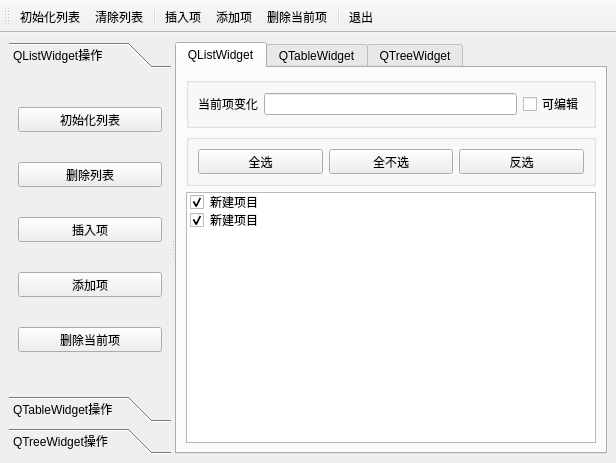
<?xml version="1.0" encoding="UTF-8"?>
<ui version="4.0">
 <class>MainWindow</class>
 <widget class="QMainWindow" name="MainWindow">
  <property name="geometry">
   <rect>
    <x>0</x>
    <y>0</y>
    <width>616</width>
    <height>463</height>
   </rect>
  </property>
  <property name="windowTitle">
   <string>ListWidget</string>
  </property>
  <widget class="QWidget" name="centralwidget">
   <layout class="QGridLayout" name="gridLayout">
    <item row="0" column="0">
     <widget class="QSplitter" name="splitter">
      <property name="orientation">
       <enum>Qt::Horizontal</enum>
      </property>
      <widget class="QToolBox" name="toolBox">
       <property name="currentIndex">
        <number>0</number>
       </property>
       <widget class="QWidget" name="page">
        <property name="geometry">
         <rect>
          <x>0</x>
          <y>0</y>
          <width>189</width>
          <height>277</height>
         </rect>
        </property>
        <attribute name="icon">
         <iconset resource="res.qrc">
          <normaloff>:/icons/list.bmp</normaloff>:/icons/list.bmp</iconset>
        </attribute>
        <attribute name="label">
         <string>QListWidget操作</string>
        </attribute>
        <layout class="QVBoxLayout" name="verticalLayout_2">
         <item>
          <widget class="QToolButton" name="tBtnListInit">
           <property name="sizePolicy">
            <sizepolicy hsizetype="Expanding" vsizetype="Fixed">
             <horstretch>0</horstretch>
             <verstretch>0</verstretch>
            </sizepolicy>
           </property>
           <property name="text">
            <string>初始化列表</string>
           </property>
           <property name="toolButtonStyle">
            <enum>Qt::ToolButtonTextBesideIcon</enum>
           </property>
          </widget>
         </item>
         <item>
          <widget class="QToolButton" name="tBtnListClear">
           <property name="sizePolicy">
            <sizepolicy hsizetype="Expanding" vsizetype="Fixed">
             <horstretch>0</horstretch>
             <verstretch>0</verstretch>
            </sizepolicy>
           </property>
           <property name="text">
            <string>删除列表</string>
           </property>
           <property name="toolButtonStyle">
            <enum>Qt::ToolButtonTextBesideIcon</enum>
           </property>
          </widget>
         </item>
         <item>
          <widget class="QToolButton" name="tBtnListInsert">
           <property name="sizePolicy">
            <sizepolicy hsizetype="Expanding" vsizetype="Fixed">
             <horstretch>0</horstretch>
             <verstretch>0</verstretch>
            </sizepolicy>
           </property>
           <property name="text">
            <string>插入项</string>
           </property>
           <property name="toolButtonStyle">
            <enum>Qt::ToolButtonTextBesideIcon</enum>
           </property>
          </widget>
         </item>
         <item>
          <widget class="QToolButton" name="tBtnListAppend">
           <property name="sizePolicy">
            <sizepolicy hsizetype="Expanding" vsizetype="Fixed">
             <horstretch>0</horstretch>
             <verstretch>0</verstretch>
            </sizepolicy>
           </property>
           <property name="text">
            <string>添加项</string>
           </property>
           <property name="toolButtonStyle">
            <enum>Qt::ToolButtonTextBesideIcon</enum>
           </property>
          </widget>
         </item>
         <item>
          <widget class="QToolButton" name="tBtnListDelete">
           <property name="sizePolicy">
            <sizepolicy hsizetype="Expanding" vsizetype="Fixed">
             <horstretch>0</horstretch>
             <verstretch>0</verstretch>
            </sizepolicy>
           </property>
           <property name="text">
            <string>删除当前项</string>
           </property>
           <property name="toolButtonStyle">
            <enum>Qt::ToolButtonTextBesideIcon</enum>
           </property>
          </widget>
         </item>
        </layout>
       </widget>
       <widget class="QWidget" name="page_2">
        <property name="geometry">
         <rect>
          <x>0</x>
          <y>0</y>
          <width>189</width>
          <height>277</height>
         </rect>
        </property>
        <attribute name="icon">
         <iconset resource="res.qrc">
          <normaloff>:/icons/table.bmp</normaloff>:/icons/table.bmp</iconset>
        </attribute>
        <attribute name="label">
         <string>QTableWidget操作</string>
        </attribute>
       </widget>
       <widget class="QWidget" name="page_3">
        <attribute name="icon">
         <iconset resource="res.qrc">
          <normaloff>:/icons/tree.bmp</normaloff>:/icons/tree.bmp</iconset>
        </attribute>
        <attribute name="label">
         <string>QTreeWidget操作</string>
        </attribute>
       </widget>
      </widget>
      <widget class="QTabWidget" name="tabWidget">
       <property name="currentIndex">
        <number>0</number>
       </property>
       <widget class="QWidget" name="tab">
        <attribute name="title">
         <string>QListWidget</string>
        </attribute>
        <layout class="QVBoxLayout" name="verticalLayout_3">
         <item>
          <widget class="QGroupBox" name="groupBox">
           <property name="title">
            <string/>
           </property>
           <layout class="QHBoxLayout" name="horizontalLayout">
            <item>
             <widget class="QLabel" name="label">
              <property name="text">
               <string>当前项变化</string>
              </property>
             </widget>
            </item>
            <item>
             <widget class="QLineEdit" name="editCurItem"/>
            </item>
            <item>
             <widget class="QCheckBox" name="ckbEditable">
              <property name="text">
               <string>可编辑</string>
              </property>
             </widget>
            </item>
           </layout>
          </widget>
         </item>
         <item>
          <widget class="QGroupBox" name="groupBox_2">
           <property name="title">
            <string/>
           </property>
           <layout class="QHBoxLayout" name="horizontalLayout_2">
            <item>
             <widget class="QToolButton" name="tBtnSelAll">
              <property name="sizePolicy">
               <sizepolicy hsizetype="Expanding" vsizetype="Fixed">
                <horstretch>0</horstretch>
                <verstretch>0</verstretch>
               </sizepolicy>
              </property>
              <property name="text">
               <string>全选</string>
              </property>
              <property name="toolButtonStyle">
               <enum>Qt::ToolButtonTextOnly</enum>
              </property>
             </widget>
            </item>
            <item>
             <widget class="QToolButton" name="tBtnSelNone">
              <property name="sizePolicy">
               <sizepolicy hsizetype="Expanding" vsizetype="Fixed">
                <horstretch>0</horstretch>
                <verstretch>0</verstretch>
               </sizepolicy>
              </property>
              <property name="text">
               <string>全不选</string>
              </property>
              <property name="toolButtonStyle">
               <enum>Qt::ToolButtonTextOnly</enum>
              </property>
             </widget>
            </item>
            <item>
             <widget class="QToolButton" name="tBtnSelInvs">
              <property name="sizePolicy">
               <sizepolicy hsizetype="Expanding" vsizetype="Fixed">
                <horstretch>0</horstretch>
                <verstretch>0</verstretch>
               </sizepolicy>
              </property>
              <property name="text">
               <string>反选</string>
              </property>
              <property name="toolButtonStyle">
               <enum>Qt::ToolButtonTextOnly</enum>
              </property>
             </widget>
            </item>
           </layout>
          </widget>
         </item>
         <item>
          <widget class="QListWidget" name="listWidget">
           <property name="contextMenuPolicy">
            <enum>Qt::CustomContextMenu</enum>
           </property>
           <item>
            <property name="text">
             <string>新建项目</string>
            </property>
            <property name="checkState">
             <enum>Checked</enum>
            </property>
            <property name="icon">
             <iconset resource="res.qrc">
              <normaloff>:/icons/check.ico</normaloff>:/icons/check.ico</iconset>
            </property>
           </item>
           <item>
            <property name="text">
             <string>新建项目</string>
            </property>
            <property name="checkState">
             <enum>Checked</enum>
            </property>
            <property name="icon">
             <iconset resource="res.qrc">
              <normaloff>:/icons/check.ico</normaloff>:/icons/check.ico</iconset>
            </property>
           </item>
          </widget>
         </item>
        </layout>
       </widget>
       <widget class="QWidget" name="tab_2">
        <attribute name="title">
         <string>QTableWidget</string>
        </attribute>
       </widget>
       <widget class="QWidget" name="tab_3">
        <attribute name="title">
         <string>QTreeWidget</string>
        </attribute>
        <layout class="QVBoxLayout" name="verticalLayout"/>
       </widget>
      </widget>
     </widget>
    </item>
   </layout>
  </widget>
  <widget class="QToolBar" name="toolBar">
   <property name="windowTitle">
    <string>toolBar</string>
   </property>
   <property name="toolButtonStyle">
    <enum>Qt::ToolButtonTextUnderIcon</enum>
   </property>
   <attribute name="toolBarArea">
    <enum>TopToolBarArea</enum>
   </attribute>
   <attribute name="toolBarBreak">
    <bool>false</bool>
   </attribute>
   <addaction name="actListInit"/>
   <addaction name="actListClear"/>
   <addaction name="separator"/>
   <addaction name="actItemInsert"/>
   <addaction name="actItemAppend"/>
   <addaction name="actItemDelete"/>
   <addaction name="separator"/>
   <addaction name="actExit"/>
  </widget>
  <action name="actListInit">
   <property name="icon">
    <iconset resource="res.qrc">
     <normaloff>:/icons/init.bmp</normaloff>:/icons/init.bmp</iconset>
   </property>
   <property name="text">
    <string>初始化列表</string>
   </property>
   <property name="shortcut">
    <string>Ctrl+I</string>
   </property>
  </action>
  <action name="actListClear">
   <property name="icon">
    <iconset resource="res.qrc">
     <normaloff>:/icons/clear.bmp</normaloff>:/icons/clear.bmp</iconset>
   </property>
   <property name="text">
    <string>清除列表</string>
   </property>
  </action>
  <action name="actItemInsert">
   <property name="icon">
    <iconset resource="res.qrc">
     <normaloff>:/icons/insert.bmp</normaloff>:/icons/insert.bmp</iconset>
   </property>
   <property name="text">
    <string>插入项</string>
   </property>
   <property name="shortcut">
    <string>Ctrl+S</string>
   </property>
  </action>
  <action name="actItemAppend">
   <property name="icon">
    <iconset resource="res.qrc">
     <normaloff>:/icons/append.bmp</normaloff>:/icons/append.bmp</iconset>
   </property>
   <property name="text">
    <string>添加项</string>
   </property>
   <property name="shortcut">
    <string>Ctrl+A</string>
   </property>
  </action>
  <action name="actItemDelete">
   <property name="icon">
    <iconset resource="res.qrc">
     <normaloff>:/icons/delete.bmp</normaloff>:/icons/delete.bmp</iconset>
   </property>
   <property name="text">
    <string>删除当前项</string>
   </property>
   <property name="shortcut">
    <string>Backspace</string>
   </property>
  </action>
  <action name="actSelAll">
   <property name="text">
    <string>全选</string>
   </property>
  </action>
  <action name="actSelNone">
   <property name="text">
    <string>全不选</string>
   </property>
  </action>
  <action name="actSellnvs">
   <property name="text">
    <string>反选</string>
   </property>
  </action>
  <action name="actExit">
   <property name="icon">
    <iconset resource="res.qrc">
     <normaloff>:/icons/exit.bmp</normaloff>:/icons/exit.bmp</iconset>
   </property>
   <property name="text">
    <string>退出</string>
   </property>
  </action>
 </widget>
 <resources>
  <include location="res.qrc"/>
 </resources>
 <connections>
  <connection>
   <sender>actExit</sender>
   <signal>triggered()</signal>
   <receiver>MainWindow</receiver>
   <slot>close()</slot>
   <hints>
    <hint type="sourcelabel">
     <x>-1</x>
     <y>-1</y>
    </hint>
    <hint type="destinationlabel">
     <x>399</x>
     <y>299</y>
    </hint>
   </hints>
  </connection>
 </connections>
</ui>
